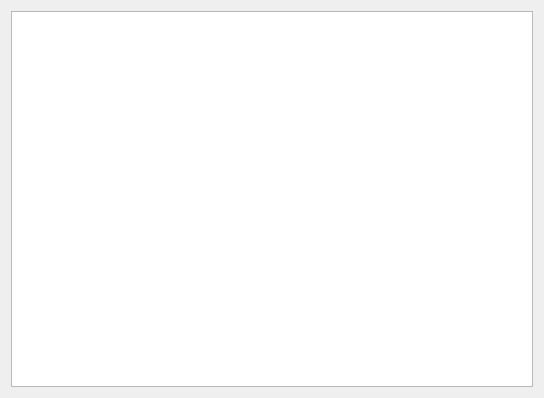
<?xml version="1.0" encoding="UTF-8"?>
<ui version="4.0">
 <class>sqlDialog</class>
 <widget class="QDialog" name="sqlDialog">
  <property name="geometry">
   <rect>
    <x>0</x>
    <y>0</y>
    <width>544</width>
    <height>398</height>
   </rect>
  </property>
  <property name="windowTitle">
   <string>历史数据</string>
  </property>
  <property name="windowIcon">
   <iconset resource="logo.qrc">
    <normaloff>:/icon/image/3.jpeg</normaloff>:/icon/image/3.jpeg</iconset>
  </property>
  <layout class="QGridLayout" name="gridLayout">
   <item row="0" column="0">
    <widget class="QTableView" name="tableView"/>
   </item>
  </layout>
 </widget>
 <resources>
  <include location="logo.qrc"/>
 </resources>
 <connections/>
</ui>
